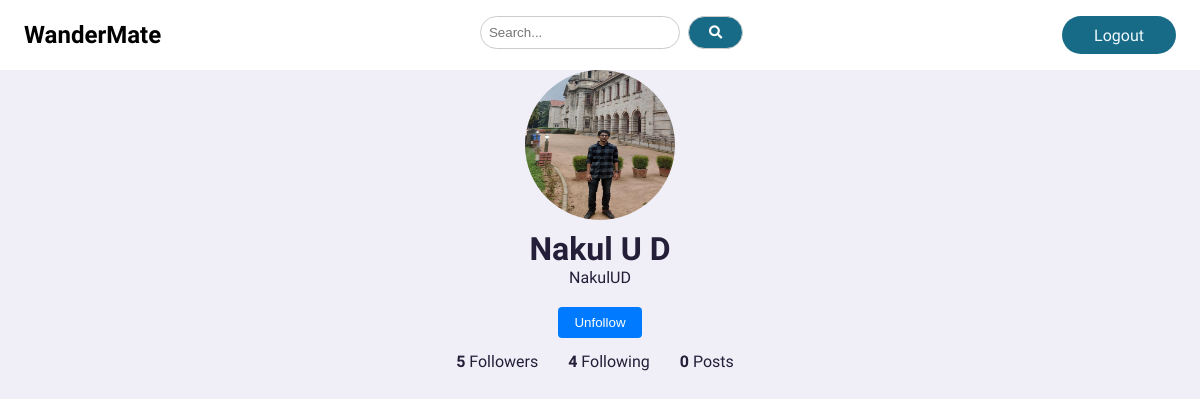
Page /profile/NakulUD (signed in) on the committed database.
### core/models.py (models this page shows, shortened)
class Profile(models.Model):
    user = models.ForeignKey(User, on_delete = models.CASCADE)
    fname = models.TextField(max_length = 30, blank = True)
    lname = models.TextField(max_length = 30, blank = True)
    id_user = models.IntegerField()
    bio = models.TextField(blank = True)
    profile_img = models.ImageField(upload_to = 'profile_images', default='defaultProfileImg.jpeg')
    location = models.CharField(max_length = 100, blank= True)
    otp_validated = models.BooleanField(default = False)

### core/views.py (the view)
# urls.py: path('profile/<str:pk>',views.profile, name = 'profile'),
@login_required(login_url='core:signinSignup')
def profile(request, pk):
    user_object = User.objects.get(username = pk)
    user_profile = Profile.objects.get(user = user_object)
    user_posts = Post.objects.filter(user = pk)
    user_post_length = len(user_posts)
    follower = request.user.username
    user = pk
    if FollowersCount.objects.filter(follower = follower, user = user).first():
        follow_button_text = 'Unfollow'
    else:
        follow_button_text = 'Follow'
    user_followers = len(FollowersCount.objects.filter(user = pk))
    user_following = len(FollowersCount.objects.filter(follower = pk))
    context = {
        'user_object': user_object,
        'user_profile': user_profile,
        'user_posts': user_posts,
        'user_post_length': user_post_length,
        'follow_button_text': follow_button_text,
        'user_followers': user_followers,
        'user_following': user_following,
    }
    return render(request, 'profileView.html', context)

### templates/profileView.html (shortened to what this page needs)
{% extends 'base.html' %}
{% load static %}
{% block content%}
    <div class="profile">
        <div class="profile-info">
            <img src="{{user_profile.profile_img.url}}" alt="Profile Picture">
            <h1>{{user_profile.fname}} {{user_profile.lname}}</h1>
            <p>{{user_profile.user.username}}</p>
            <div class="follow-buttons">
                <form action = "/follow" method="post">
                    {% if user_object.username == user.username%}
                    <a href = "/settings"><div style = "background-color:#176B87; width:80px; color:white; border-radius:3px">Edit Profile</div></a>
                    {% else %}
                    <div class="follow-btn">
                        <button type="submit">{{follow_button_text}}</button>
                    </div>
                    {% endif %}
                </form>
            </div>
            <div class="follow-info">
                <a href="/follower_list?user_name={{user_object.username}}" style="margin-right: 20px; text-decoration: none; color: inherit;">
                    <span>{{user_followers}}</span> Followers
                </a>
                <p style="display: inline; margin-right: 20px;">
                    <span>{{user_following}}</span> Following
                </p>
                <p style="display: inline;">
                    <span>{{user_post_length}}</span> Posts
                </p>
            </div>
        </div>
    </div>
{% endblock %}

### static/css/style.css (style rules this page uses)
:root { --color-white: hsl(252, 30%, 100%); --color-light: hsl(252, 30%, 95%); --color-gray: hsl(252, 15%, 65%); --color-primary: #176B87; --color-secondary: hsl(252, 100%, 90%); --color-success: hsl(120, 95%, 65%); --color-danger: hsl(0, 95%, 65%); --color-dark: hsl(252, 30%, 17%); --color-black: hsl(252, 30%, 10%); --border-radius: 2rem; --card-border-radius: 1rem; --btn-padding: 0.6rem 2rem; --search-padding: 0.6rem 1rem; --card-padding: 1rem; --sticky-top-left: 5.4rem; --sticky-top-right: -18rem; }
*, *::before, *::after { margin: 0; padding: 0; outline: 0; box-sizing: border-box; text-decoration: none; list-style: none; border: none; }
body { font-family: 'Playpen Sans', cursive; color: var(--color-dark); background: var(--color-light); overflow-x: hidden; }
img { display: block; width: 100%; }
button { background-color: #4CAF50; color: white; padding: 10px 20px; border: none; border-radius: 4px; cursor: pointer; float: right; }
.profile { max-width: 800px; margin: 50px auto 20px; padding: 20px; }
.profile-info { text-align: center; margin-bottom: 20px; }
.profile-info img { width: 150px; height: 150px; border-radius: 50%; display: block; margin: 0 auto 10px; }
.profile-info h1 { margin-top: 10px; }
.follow-info { display: flex; justify-content: center; margin-top: 10px; }
.follow-info p { margin: 0 10px; }
.follow-info span { font-weight: bold; }
.follow-buttons { text-align: center; margin-top: 20px; }
.follow-buttons form { display: inline-block; }
.follow-buttons .follow-btn button { padding: 8px 16px; background-color: #007bff; color: #fff; border: none; border-radius: 4px; cursor: pointer; transition: background-color 0.3s ease; }

### rows in the picture
Profile: profile_img (picture), fname "Nakul", lname "U D", user.username "NakulUD"

### other values in the picture
{{ follow_button_text }} "Unfollow"
{{ user_followers }} "5"
{{ user_following }} "4"
{{ user_post_length }} "0"
